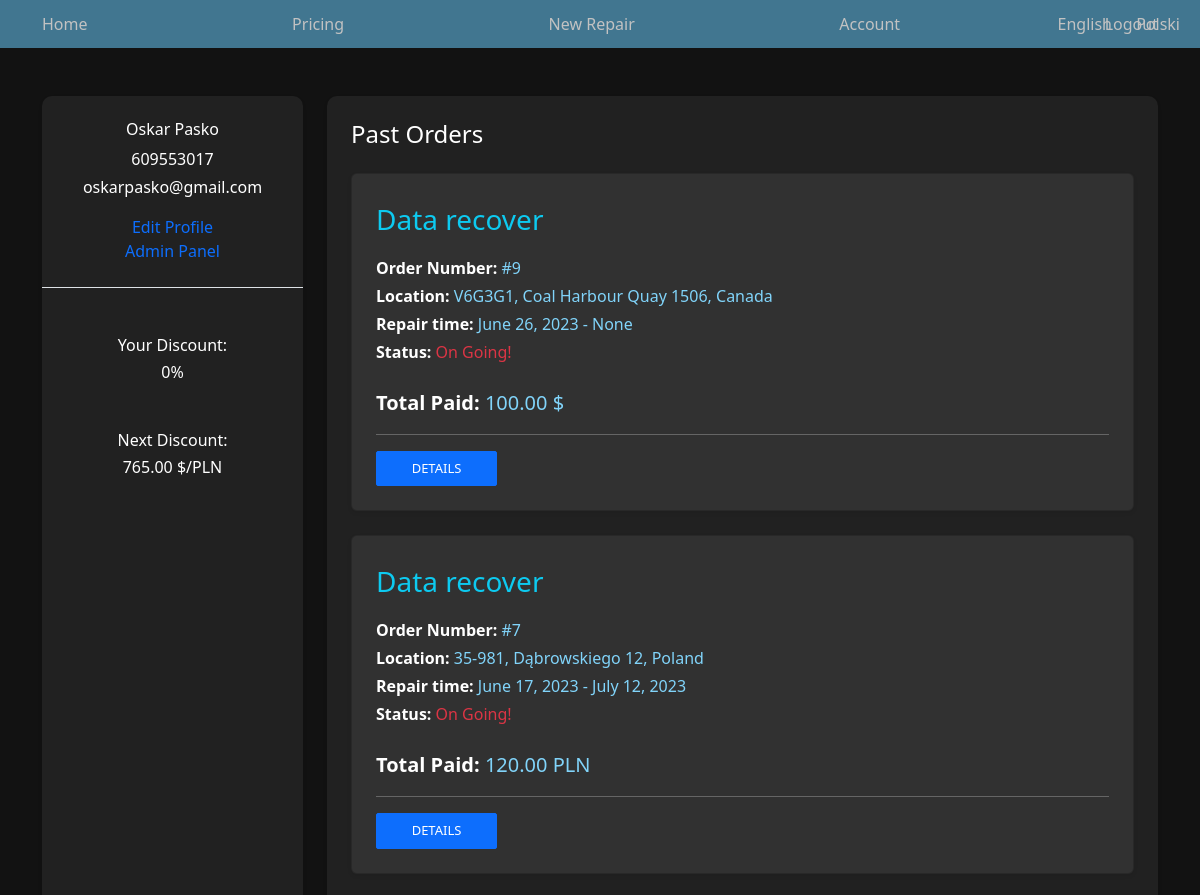
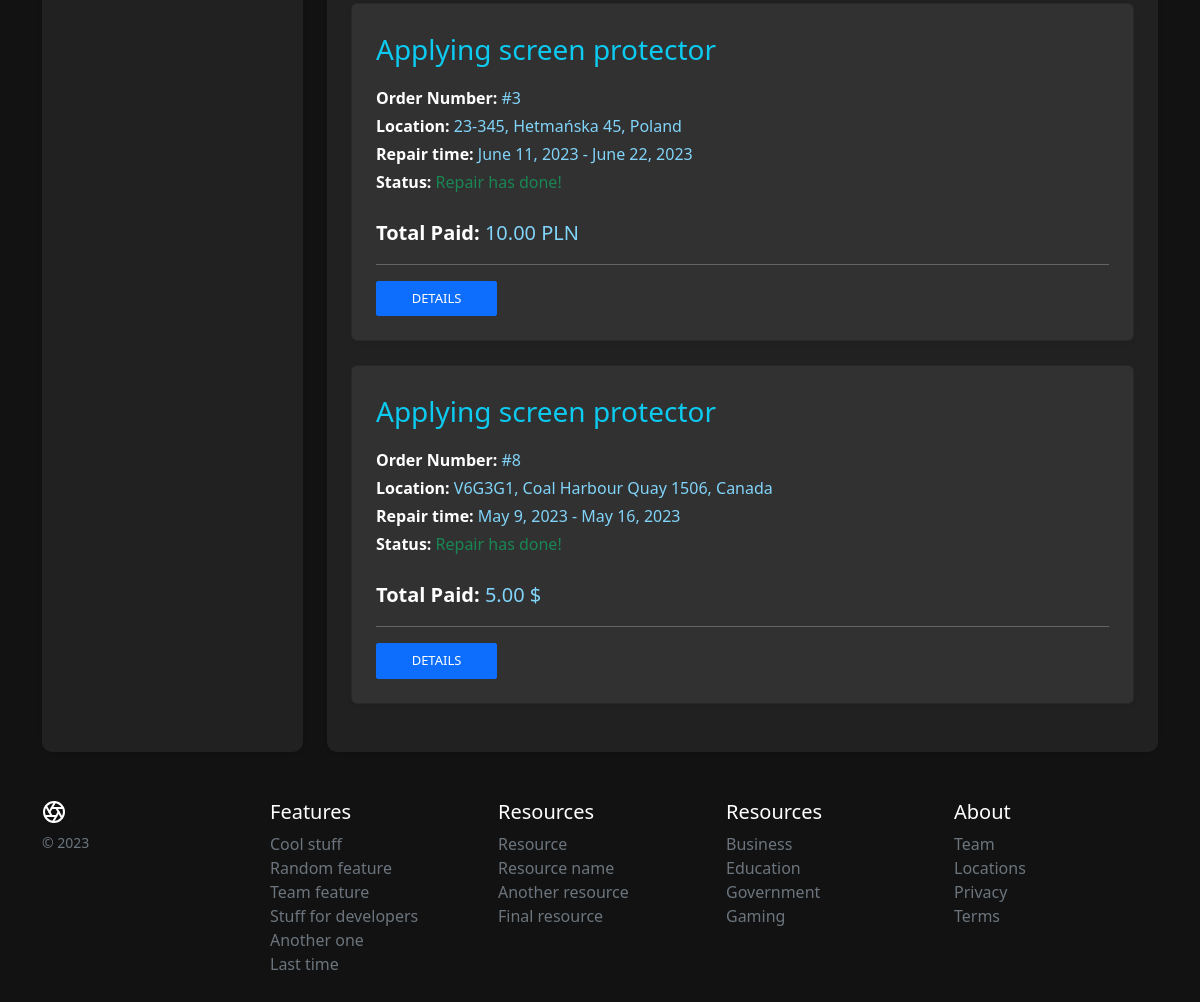
/en/record/user/ (signed in), run on the app's committed database (2 pictures, top to bottom).
### record/models.py (models this page shows, shortened)
class Client(AbstractBaseUser, PermissionsMixin):
    email = models.EmailField(_("email address"), primary_key=True, unique=True)
    first_name = models.CharField(max_length=50, default="")
    last_name = models.CharField(max_length=50, default="")
    phone = models.CharField(max_length=9, blank=True, null=True, default="")
    is_staff = models.BooleanField(default=False)
    is_active = models.BooleanField(default=True)
    date_joined = models.DateTimeField(default=timezone.now)
    USERNAME_FIELD = "email"
    REQUIRED_FIELDS = ["first_name", "last_name", "phone"]
    objects = CustomUserManager()
    class Meta:
        verbose_name_plural = "Client"

class Record(models.Model):
    id = models.AutoField(primary_key=True, unique=True, blank=False, null=False)
    start_date = models.DateField(blank=False, null=False)
    deadline = models.DateField(blank=True, null=True, default=None)
    price = models.DecimalField(max_digits=7, decimal_places=2, blank=False, null=False)
    client = models.ForeignKey(settings.AUTH_USER_MODEL, on_delete=models.PROTECT, default='')
    service = models.ForeignKey(Service, on_delete=models.PROTECT, blank=False, null=False)
    location = models.ForeignKey(Location, on_delete=models.PROTECT, blank=False, null=False)
    class Meta:
        verbose_name_plural = "Record"
    @property
    def status(self):
        if self.deadline == None:
            return False
        return date.today() > self.deadline

class Service(models.Model):
    id = models.AutoField(primary_key=True, unique=True, blank=False, null=False)
    name = models.CharField(max_length=50, blank=False, null=False)
    price = models.DecimalField(max_digits=7, decimal_places=2)
    class Meta:
        verbose_name_plural = "Service"

class Location(models.Model):
    id = models.AutoField(primary_key=True, unique=True, blank=False, null=False)
    country = models.CharField(max_length=255, blank=False, null=False, default="Canada")
    city = models.CharField(max_length=255, blank=False, null=False, default="Vancouver")
    street = models.CharField(max_length=255, blank=False, null=False)
    number = models.CharField(max_length=5, blank=False, null=False)
    postcode = models.CharField(max_length=6, blank=False, null=False)
    phone = models.CharField(max_length=9, blank=False, null=False, unique=True)
    class Meta:
        verbose_name_plural = "Location"
    def __str__(self):
        return f'{self.postcode}, {self.street} {self.number}, {self.country}'

### record/views.py (the view)
# urls.py: path("user/", views.user, name="user"),
@login_required
def user(request):
    current_client = request.user
    client = Client.objects.get(email=current_client.email)
    records = Record.objects.filter(client=current_client.email).order_by('-start_date')
    discount = Record.objects.filter(client=current_client.email).aggregate(Sum('price'))
    if discount['price__sum'] < 1000:
        to_discount = round(Decimal(1000) - discount['price__sum'], 2)
    elif discount['price__sum'] >= Decimal(1000) and discount['price__sum'] < Decimal(2000):
        to_discount = round(Decimal(2000) - discount['price__sum'], 2)
    elif discount['price__sum'] >= Decimal(2000) and discount['price__sum'] < Decimal(3000):
        to_discount = round(Decimal(3000) - discount['price__sum'], )
    elif discount['price__sum'] >= Decimal(3000) and discount['price__sum'] < Decimal(4000):
        to_discount = round(Decimal(4000) - discount['price__sum'], 2)
    else:
        to_discount = False
    return render(request, 'record/user.html', {'client':client, 'records':records, 'discount':discount, 'to_discount':to_discount})

### record/templates/record/user.html (shortened to what this page needs)
{% extends 'base.html' %}
{%load static %}
{% block css_styles %}
<link rel="stylesheet" href="{% static 'record/user_styles.css' %}">
{% endblock css_styles %}
{% block content %}
{% include 'record/includes/header.html' %}
<div class="container mt-5 ">
    <div class="row">
        <div class="col-md-3">
            <div class="account-page-left shadow-sm h-100">
                <div class="border-bottom p-4">
                    <div class="user text-center">
                        <div class="user-media">
                            <div class="user-media-body">
                                <h6 class="mb-2">{{ client.first_name }} {{ client.last_name }}</h6>
                                <p class="mb-1">{{ client.phone }}</p>
                                <p>{{client.email}}</p>
                                <p class="mb-0 text-black font-weight-bold"><a class="text-primary mr-3" data-toggle="modal" data-target="#edit-profile-modal" href="{% url 'update' %}"> Edit Profile</a></p>
                                {% if client.is_superuser %}
                                <p class="mb-0 text-black font-weight-bold"><a class="text-primary mr-3" data-toggle="modal" data-target="#edit-profile-modal" href="{% url 'admin:index' %}"> Admin Panel</a></p>
                                {% endif %}
                            </div>
                        </div>
                    </div>
                </div>
                <div class="user text-center mt-5">
                    <div class="user-media">
                        <div class="user-media-body">
                            <h6 class="mb-2">Your Discount:</h6>
                            {% if discount.price__sum < 1000 %}
                                <h6 class="mb-2">0%</h6>
                            {% elif discount.price__sum >= 1000 and  discount.price__sum < 2000%}
                                <h6 class="mb-2">-10%</h6>
                            {% elif discount.price__sum >= 2000 and discount.price__sum < 3000 %}
                                <h6 class="mb-2">-20%</h6>
                            {% elif discount.price__sum >= 3000 and discount.price__sum < 4000 %}
                                <h6 class="mb-2">-30%</h6>
                            {% elif discount.price__sum >= 4000 %}
                                <h6 class="mb-2">-40%</h6>
                            {% endif %}
                        </div>
                    </div>
                </div>
                <div class="user text-center mt-5">
                    <div class="user-media">
                        <div class="user-media-body">
                            <h6 class="mb-2">Next Discount:</h6>
                            {% if to_discount != False %}
                                <h6 class="mb-2">{{to_discount}} &dollar;/PLN</h6>
                            {% endif%}
                        </div>
                    </div>
                </div>
            </div>
        </div>
        <div class="col-md-9">
            <div class="account-page-right shadow-sm p-4 h-100">
                <div class="tab-content" id="myTabContent">
                    <div class="tab-pane  fade  active show" id="orders" role="tabpanel" aria-labelledby="orders-tab">
                        <h4 class="font-weight-bold mt-0 mb-4">Past Orders</h4>
                                {% for record in records %}
                                    <div class=" card mb-4 order-list shadow-sm">
                                        <div class="gold-members p-4">
                                            <div class="media">
                                                <div class="media-body">
                                                    <span class="float-right text-info fs-3">{{ record.service.name }}</span>
                                                    <p class="text-gray mt-3 mb-1"><span class="fw-bold"> Order Number:</span> <span class="data-info">#{{ record.id }}</span></p>
                                                    <p class="text-gray mb-1"><span class="fw-bold">Location:</span> <span class="data-info">{{ record.location}}</span></p>
                                                    <p class="text-dark mb-1"><span class="fw-bold">Repair time:</span> <span class="data-info">{{ record.start_date }} - {{ record.deadline }}</span></p>
                                                    <p class="text-dark"><span class="fw-bold">Status:</span>
                                                        {% if record.status %}
                                                            <span class="text-success">Repair has done!</span>
                                                        {% else %}
                                                            <span class="text-danger">On Going!</span>
                                                        {% endif %}
                                                    </p>
                                                    <p class="mb-0 text-black text-primary pt-2 fs-5"><span class="text-black font-weight-bold"><span class="fw-bold">Total Paid: </span></span><span class="data-info">{{ record.price }}
                                                        {% if record.location.country == "Poland" %}
                                                            PLN
                                                        {% else %}
                                                            &dollar;
                                                         {% endif %}
                                                    </span></p>
                                                    <hr>
                                                    <div class="float-right">
                                                        <a class="btn btn-sm btn-primary" href="#"> DETAILS</a>
                                                    </div>
                                                </div>
                                            </div>
                                        </div>
                                    </div>
                                {% endfor %}
                    </div>
                </div>
            </div>
        </div>
    </div>
</div>
{% include 'record/includes/footer.html' %}
{% endblock content%}

### static/header.css (style rules this page uses)
.site-header a, a { color: #c2c2c2; transition: ease-in-out color .15s; text-decoration: none; }

### static/base.css (style rules this page uses)
body { background-color: #121212; color: #bbbbbb; }

### record/static/record/user_styles.css (style rules this page uses)
.data-info { color: #81d4fa; }
.order-list { background-color: #313131; }
.order-list .btn { border-radius: 2px; min-width: 121px; font-size: 13px; padding: 7px 0 7px 0; }
.account-page-left, .account-page-right { background-color: #212121; border-radius: 10px; }
.h1, .h2, .h3, .h4, .h5, .h6, h1, h2, h3, h4, h5, h6 { color: white; }
.shadow-sm { box-shadow: 0 .125rem .25rem rgba(0,0,0,.075)!important; }
a { text-decoration: none; }

### record/templates/record/includes/footer.html (style rules this page uses)
* { color: white; }

### data on the page
Client: first_name "Oskar", last_name "Pasko", phone "609553017", email "oskarpasko@gmail.com"
Record: service.name "Data recover", id "9", location "V6G3G1, Coal Harbour Quay 1506, Canada", start_date "June 26, 2023", deadline "None", shows "On Going!", price "100.00"
Record: service.name "Data recover", id "7", location "35-981, Dąbrowskiego 12, Poland", start_date "June 17, 2023", deadline "July 12, 2023", shows "On Going!", price "120.00", shows "PLN"
Record: service.name "Applying screen protector", id "3", location "23-345, Hetmańska 45, Poland", start_date "June 11, 2023", deadline "June 22, 2023", shows "Repair has done!", price "10.00", shows "PLN"
Record: service.name "Applying screen protector", id "8", location "V6G3G1, Coal Harbour Quay 1506, Canada", start_date "May 9, 2023", deadline "May 16, 2023", shows "Repair has done!", price "5.00"

### other printed values
{{ language.name_local|title }} "English" "Polski"
{{ to_discount }} "765.00"
